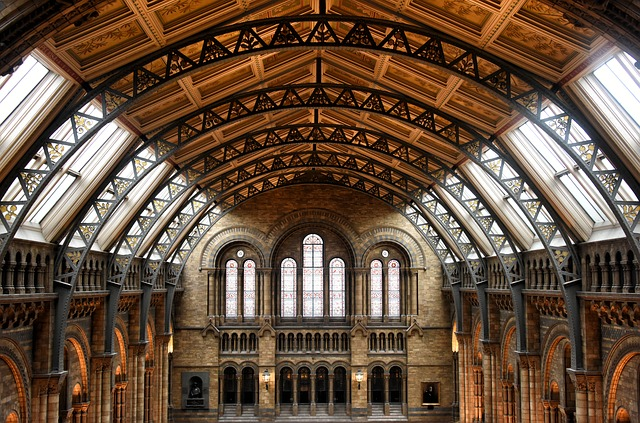
#> input picture src/museum.jpg, 640 x 423 px
$ python Nal3.py
#> lines starting #> are read from the running program, lines starting #| are printed output that depends on the picture
import numpy as np
import cv2 as cv
import matplotlib.pyplot as plt

from Nal1 import simple_gauss, simple_gaussdx

im = cv.imread("./src/museum.jpg", cv.IMREAD_GRAYSCALE)
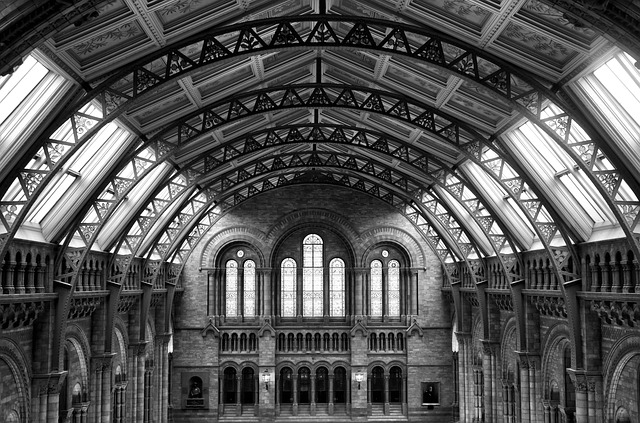
#> im: shape (423, 640); min 0, max 255, mean 86.3

#a
# [24 lines left out: functions gradient_magnitude, edges_simple, not called in this run]

def canny():
    print("yep lol")

# [35 lines left out: functions a, b, not called in this run]

def c():
    cap = cv.VideoCapture("./src/test.mp4")

    while True:
        ret, frame = cap.read()
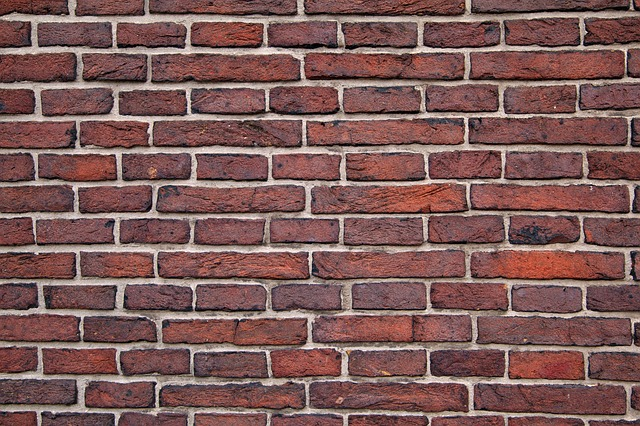
#> input picture src/bricks.jpg, 640 x 426 px, given in place of test.mp4, which was not available
#> frame is the input picture: shape (426, 640, 3); mean B, G, R 88, 90.4, 125.8

        cv.imshow("frame", frame)

        frame = cv.resize(frame, None, fx=0.05, fy=0.05)
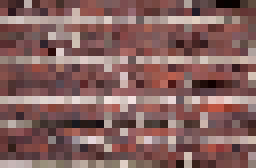
#> frame: shape (21, 32, 3) (shown 8 times larger); mean B, G, R 94.1, 96.8, 132.1

        if cv.waitKey(1) & 0xFF == ord('q'):
#> (key q is pressed here)
            break

    cap.release()
    cv.destroyAllWindows()

if __name__ == "__main__":
    pass
    # a(), b()
    c()
